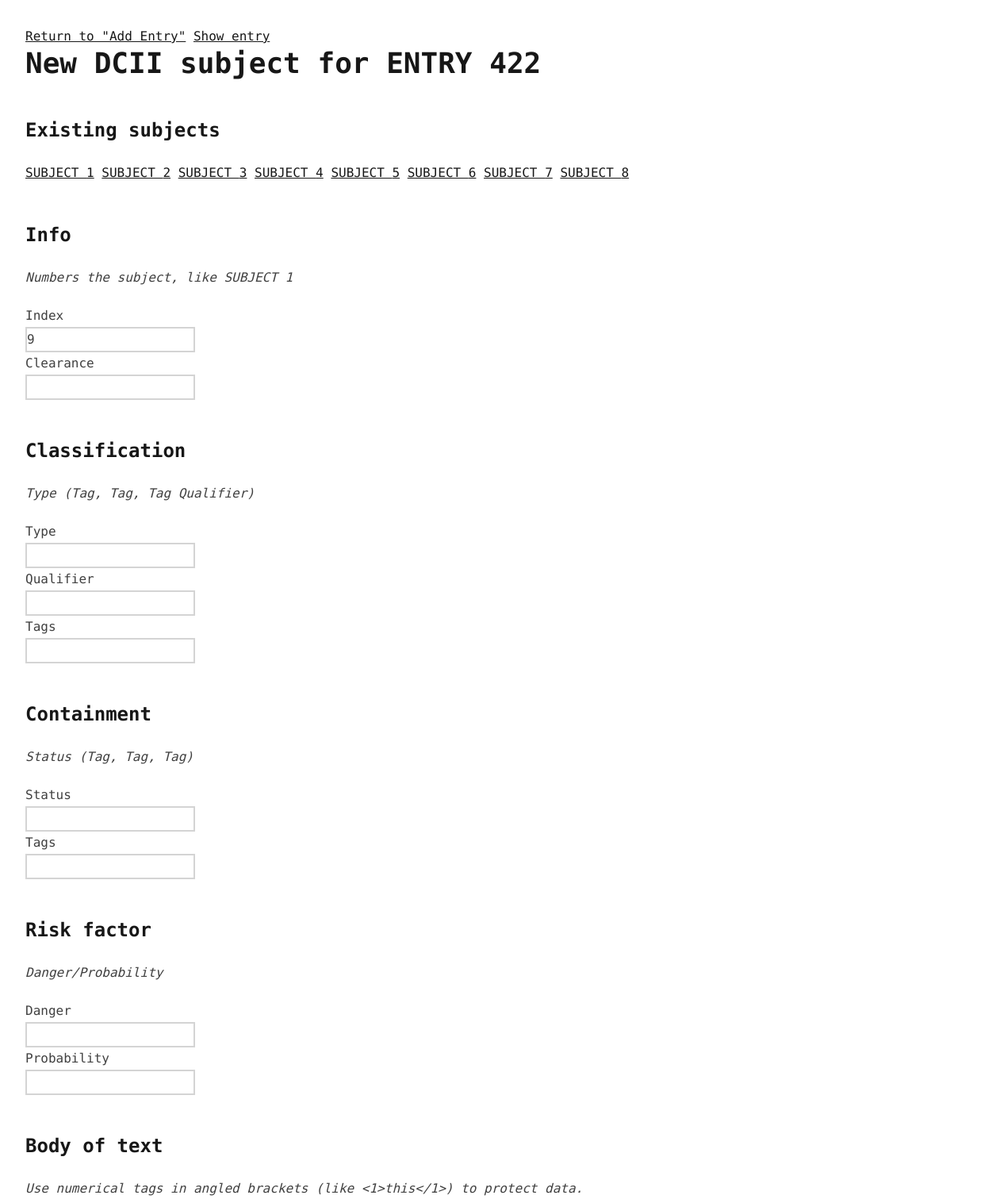
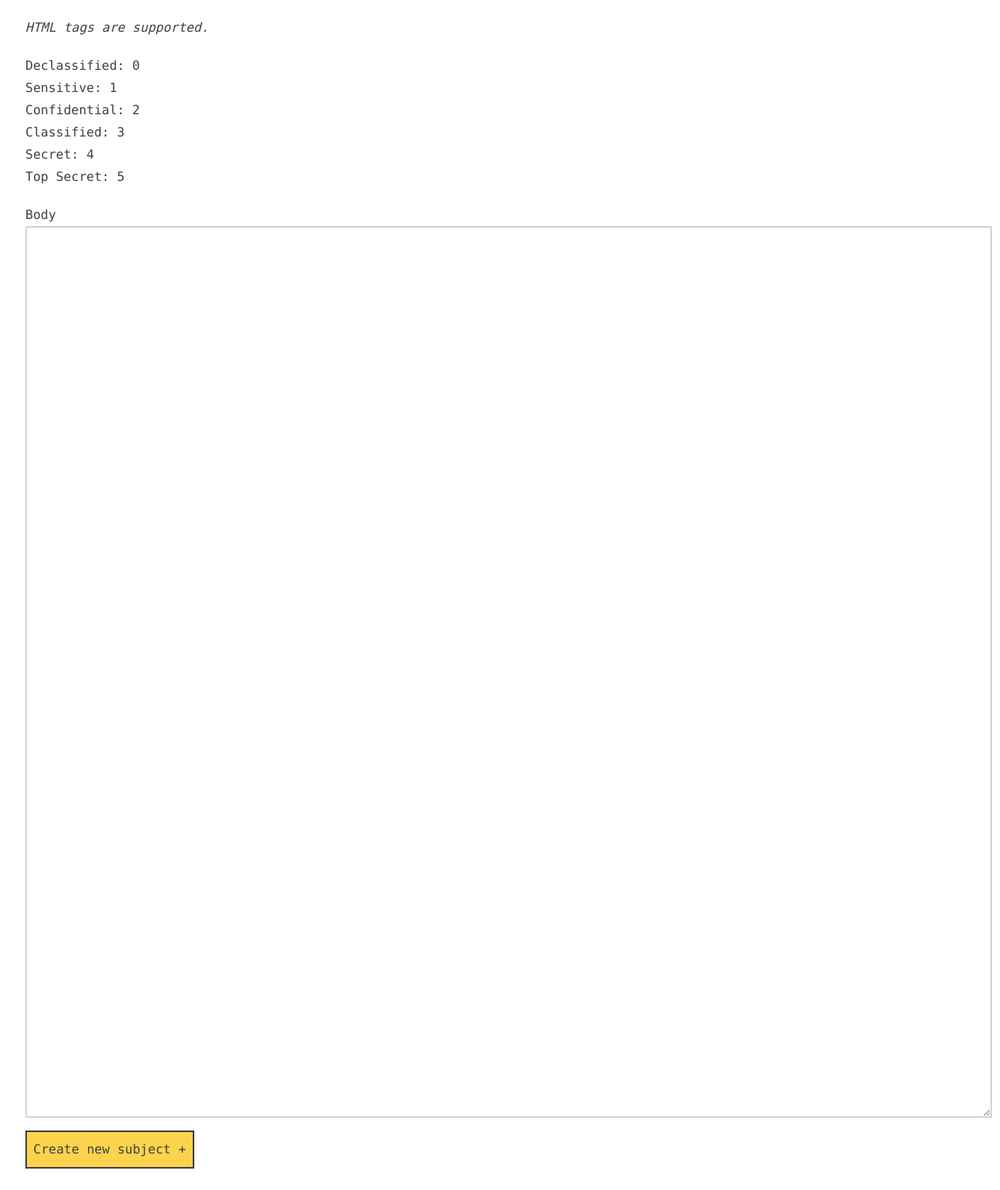
Page /dcii/422/add_new_subject (signed in) on the committed database (2 pictures, top to bottom).
### app/models/dcii_entry.py (models this page shows, shortened)
class DCIIEntry(db.Model):
    id = db.Column('id', db.Integer, primary_key=True, autoincrement=True)
    subjects = db.relationship('DCIISubject', back_populates='entry', cascade='all, delete-orphan')
    @property
    def get_last_index(self):
        highest_index = 0
        for subject in self.subjects:
            if subject.index > highest_index:
                highest_index = subject.index
        return highest_index + 1

class DCIISubject(db.Model):
    id = db.Column('id', db.Integer, primary_key=True, autoincrement=True)
    index = db.Column('index', db.Integer)
    classification_type = db.Column('cls_type', db.String, nullable=False)
    classification_tags = db.Column('cls_tags', db.String, nullable=False)
    classification_qualifier = db.Column('cls_qualifier', db.String, nullable=False)
    containment_status = db.Column('cnt_status', db.String, nullable=False)
    containment_tags = db.Column('cnt_tags', db.String, nullable=False)
    danger = db.Column('danger', db.String, nullable=False)
    probability = db.Column('probability', db.String, nullable=False)
    clearance = db.Column('clearance', db.Integer)
    body = db.Column('body', db.Text, nullable=False)
    entry_id = db.Column(db.Integer, db.ForeignKey('dcii_entry.id'), nullable=False)
    entry = db.relationship('DCIIEntry', back_populates='subjects')
    addons = db.relationship('DCIIAddon', back_populates='subject', cascade='all, delete-orphan')

### app/routes/dcii.py (the view, shortened to what this page needs)
@app.route('/dcii/<int:id>/add_new_subject', methods=['GET', 'POST'])
@login_required
def add_new_subject(id):
    if current_user.clearance >= 4:
        entry = DCIIEntry.query.get(id)
        if entry:
            return render_template('dcii/add_new_subject.html', entry = entry)
        else:
            flash('That entry has been deleted.')
            return redirect(url_for('dcii_entries_overview'))
    else:
        flash('You can\'t access that page.')
        return redirect(url_for('dcii_entries_overview'))

### app/__init__.py (called while the page is built)
def create_app(config_class=Config):
    app = Flask(__name__)
    app.config.from_object(config_class)
    login_manager = LoginManager(app)
    login_manager.login_view = 'login'
    db.init_app(app)
    migrate.init_app(app, db)
    with app.app_context():
        from . import routes, models
        @login_manager.user_loader
        def load_user(user_id):
            return models.user.User.query.get(int(user_id))
        db.create_all()
        return app

### app/templates/dcii/add_new_subject.html
{% extends 'base.html' %}
{% block content %}
    <a href="{{url_for('add_new_entry')}}">Return to "Add Entry"</a>
    <a href="{{url_for('show_entry', entry_id = entry.id)}}">Show entry</a>
    <h1>New DCII subject for ENTRY {{entry.id}}</h1>
    <h2>Existing subjects</h2>
    {% if entry.subjects %}
        {% for subject in entry.subjects %}
            <a href="{{url_for('add_addons', entry_id = entry.id, subject_id = subject.index) }}">SUBJECT {{subject.index}}</a>
        {% endfor %}
    {% endif %}
    <form action="{{ url_for('add_new_subject', id = entry.id) }}" method="POST">
        {% import 'components/forms.html' as forms %}
        <h2>Info</h2>
        <p class="italic">Numbers the subject, like SUBJECT 1</p>
        <label for="index">Index</label>
        <input type="number" name="index" value="{{entry.get_last_index}}">
        {{ forms.field('clearance', 'Clearance', 'number') }}
        <h2>Classification</h2>
        <p class="italic">Type (Tag, Tag, Tag Qualifier)</p>
        {{ forms.field('classification_type', 'Type') }}
        {{ forms.field('classification_qualifier', 'Qualifier') }}
        {{ forms.field('classification_tags', 'Tags') }}
        <h2>Containment</h2>
        <p class="italic">Status (Tag, Tag, Tag)</p>
        {{ forms.field('containment_status', 'Status') }}
        {{ forms.field('containment_tags', 'Tags') }}
        <h2>Risk factor</h2>
        <p class="italic">Danger/Probability</p>
        {{ forms.field('danger', 'Danger', 'number') }}
        {{ forms.field('probability', 'Probability', 'number') }}
        <h2>Body of text</h2>
        <p class="italic">Use numerical tags in angled brackets (like &lt;1&gt;this&lt;/1&gt;) to protect data.</p>
        <p class="italic">HTML tags are supported.</p>
        <p>Declassified: 0<br>Sensitive: 1<br>Confidential: 2<br>Classified: 3<br>Secret: 4<br>Top Secret: 5</p>
        {{ forms.textarea('body', 'Body')}}
        <button>Create new subject +</button>
    </form>
{% endblock %}

### rows in the picture
DCIIEntry: id "422"
DCIISubject: index "1", index "9"
DCIISubject: index "2"
DCIISubject: index "3"
DCIISubject: index "4"
DCIISubject: index "5"
DCIISubject: index "6"
DCIISubject: index "7"
DCIISubject: index "8"

### other values in the picture
{{ label }} "Clearance Type Qualifier Tags Status Tags Danger Probability"
{{ label }} "Body"
